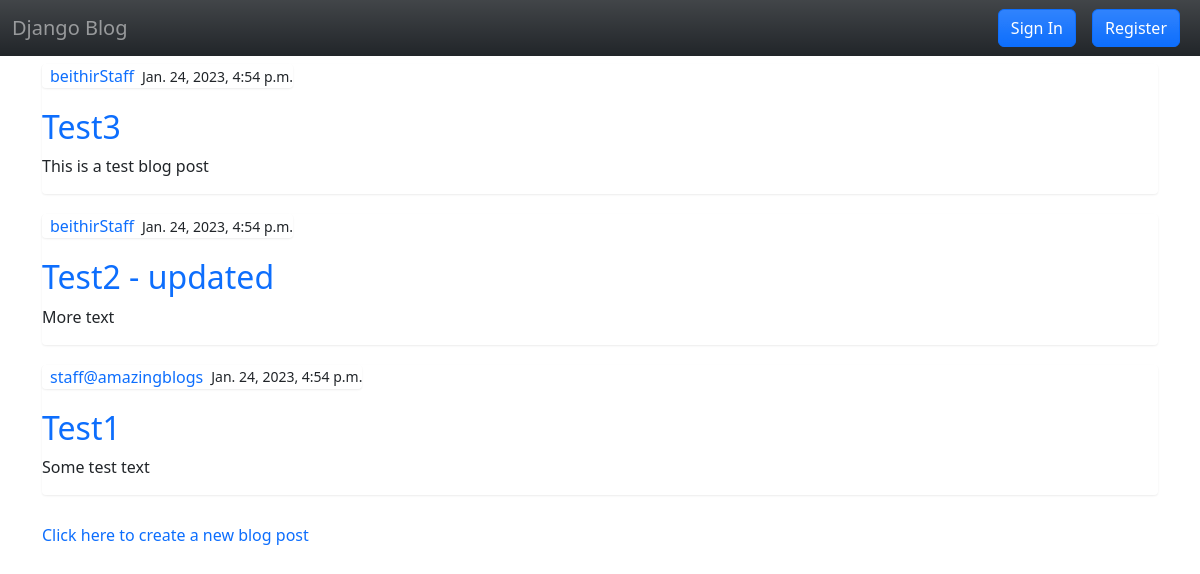
The app's page /business, older data.
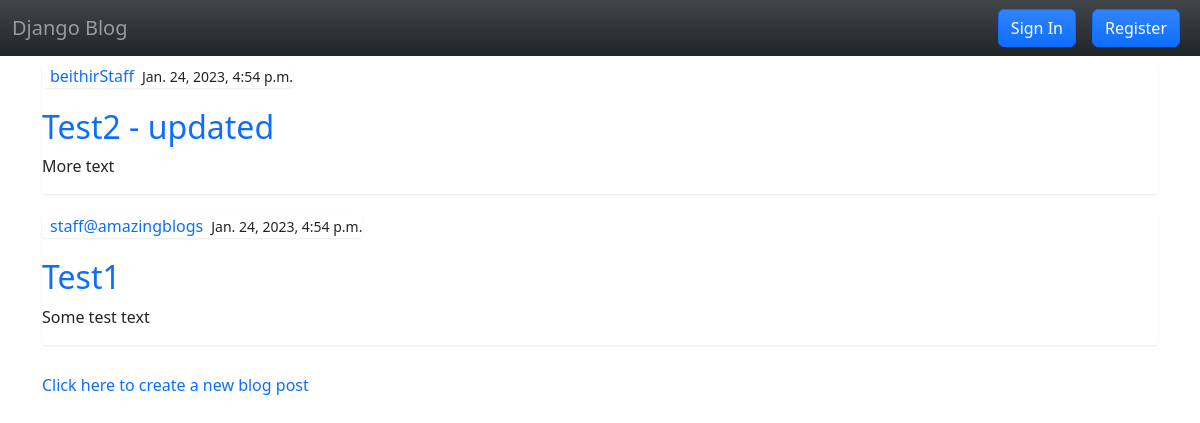
The same page, newer data.
### blog/models.py (models this page shows, shortened)
class Post(models.Model):
    title = models.CharField(max_length=100)
    content = models.TextField()
    date_posted = models.DateTimeField(default=timezone.now)
    author = models.ForeignKey(User, on_delete=models.CASCADE)

### blog/views.py (the view)
# urls.py: path('business', PostListView.as_view(), name='business'),
class PostListView(ListView):
    model = Post
    template_name = 'blog/business.html'
    context_object_name = 'posts'
    ordering = ['-date_posted']

### blog/templates/blog/business.html (shortened to what this page needs)
{% extends "base.html" %}
{% load static %}
{% block content %}
    <section class="container py-2">
    {% for post in posts %}
        <div class="list-group">
            <article>
                <div class="media-body">
                    <div class="list-group flex-row align-items-center justify-content-center">
                        <a class="px-2" href="#">{{ post.author }}</a>
                        <small>{{ post.date_posted }}</small>
                    </div>
                    <h2><a href="{% url 'post-detail' post.id %}">{{ post.title }}</a></h2>
                    <p>{{ post.content }}</p>
                </div>
            </article>
        </div>
    {% endfor %}
    </section>
    <section class="container">
        <div>
            <section>
                <a href="{% url 'post-create' %}">Click here to create a new blog post</a>
            </section>
        </div>
    </section>
{% endblock %}

Row changes from the older to the newer data that the page shows:
removed Post: author "beithirStaff", date_posted "Jan. 24, 2023, 4:54 p.m.", title "Test3", content "This is a test blog post"
